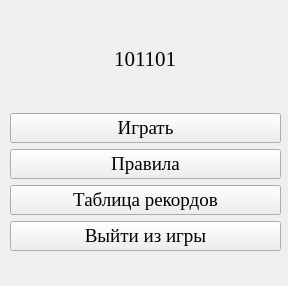
<?xml version="1.0" encoding="UTF-8"?>
<ui version="4.0">
 <class>MainWindow</class>
 <widget class="QMainWindow" name="MainWindow">
  <property name="geometry">
   <rect>
    <x>0</x>
    <y>0</y>
    <width>288</width>
    <height>286</height>
   </rect>
  </property>
  <property name="font">
   <font>
    <family>Times New Roman</family>
    <pointsize>14</pointsize>
   </font>
  </property>
  <property name="windowTitle">
   <string>MainWindow</string>
  </property>
  <widget class="QWidget" name="centralwidget">
   <widget class="QWidget" name="verticalLayoutWidget">
    <property name="geometry">
     <rect>
      <x>10</x>
      <y>10</y>
      <width>271</width>
      <height>241</height>
     </rect>
    </property>
    <layout class="QVBoxLayout" name="verticalLayout">
     <item>
      <layout class="QHBoxLayout" name="horizontalLayout">
       <item>
        <spacer name="horizontalSpacer">
         <property name="orientation">
          <enum>Qt::Horizontal</enum>
         </property>
         <property name="sizeHint" stdset="0">
          <size>
           <width>40</width>
           <height>20</height>
          </size>
         </property>
        </spacer>
       </item>
       <item>
        <widget class="QLabel" name="label">
         <property name="font">
          <font>
           <family>Times New Roman</family>
           <pointsize>16</pointsize>
          </font>
         </property>
         <property name="text">
          <string>101101</string>
         </property>
        </widget>
       </item>
       <item>
        <spacer name="horizontalSpacer_2">
         <property name="orientation">
          <enum>Qt::Horizontal</enum>
         </property>
         <property name="sizeHint" stdset="0">
          <size>
           <width>40</width>
           <height>20</height>
          </size>
         </property>
        </spacer>
       </item>
      </layout>
     </item>
     <item>
      <widget class="QPushButton" name="Play">
       <property name="text">
        <string>Играть</string>
       </property>
      </widget>
     </item>
     <item>
      <widget class="QPushButton" name="Rules">
       <property name="text">
        <string>Правила</string>
       </property>
      </widget>
     </item>
     <item>
      <widget class="QPushButton" name="Records">
       <property name="text">
        <string>Таблица рекордов</string>
       </property>
      </widget>
     </item>
     <item>
      <widget class="QPushButton" name="QuitGame">
       <property name="text">
        <string>Выйти из игры</string>
       </property>
      </widget>
     </item>
    </layout>
   </widget>
  </widget>
  <widget class="QMenuBar" name="menubar">
   <property name="geometry">
    <rect>
     <x>0</x>
     <y>0</y>
     <width>288</width>
     <height>26</height>
    </rect>
   </property>
  </widget>
 </widget>
 <resources/>
 <connections/>
</ui>
